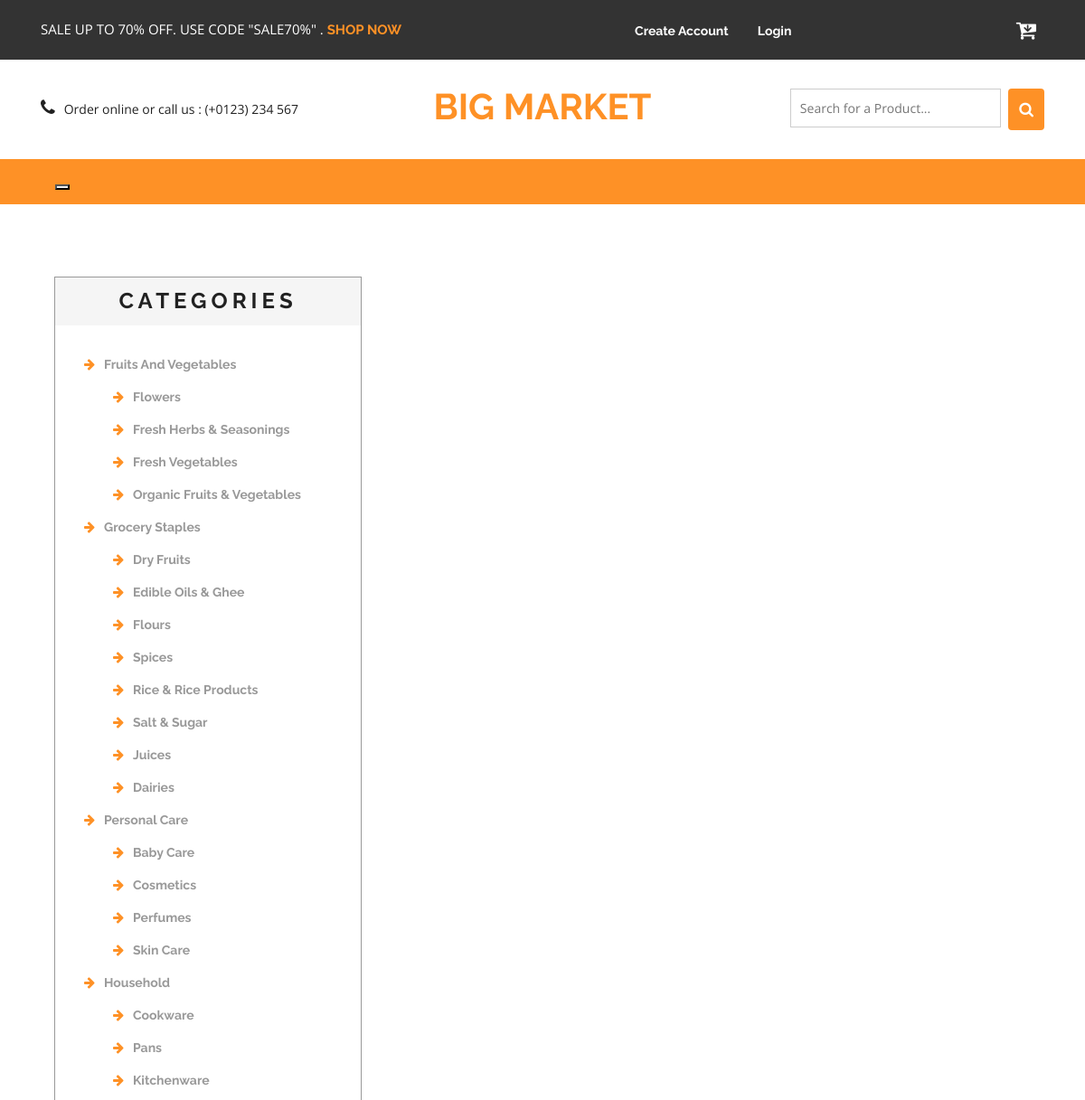
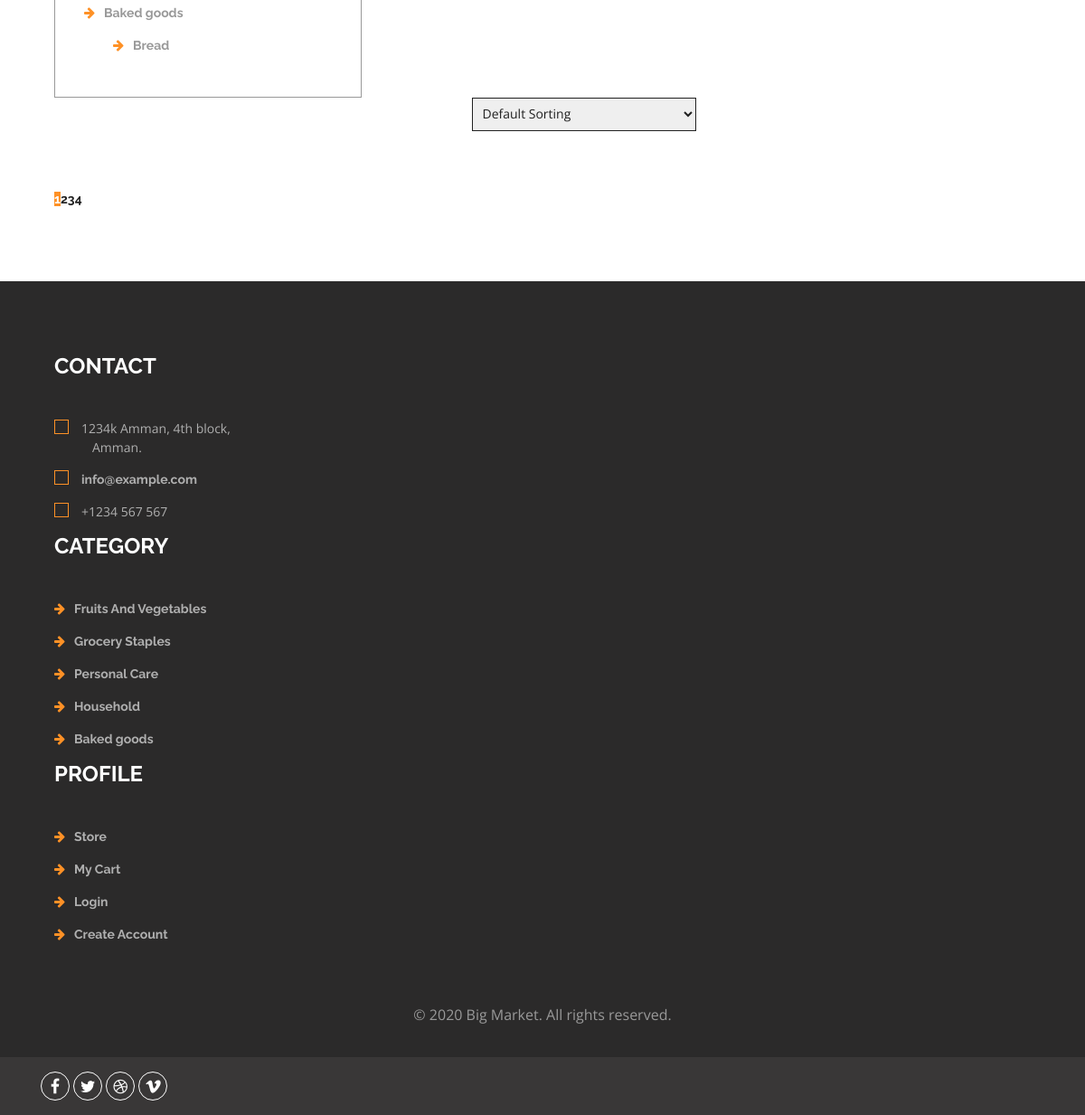
/products.php, run on the app's committed database (2 pictures, top to bottom).
### tables this page shows
CREATE TABLE `category` (
  `id` int(11) NOT NULL,
  `cat_name` varchar(50) NOT NULL
);

CREATE TABLE `subcategory` (
  `id` int(11) NOT NULL,
  `subCatName` varchar(50) NOT NULL,
  `cat_id` int(11) NOT NULL
);

### products.php (the view, shortened to what this page needs)
<?php include ("includes/header.php");
if(isset($_GET['id'])){
	$table =$_GET['table'];
	$row_id=$_GET['id'];
	if($_GET['table']=="category"){
		$column_name="cat_id";
	}
	elseif ($_GET['table']=="subcategory") {
		$column_name="sub_cat_id";
	}
	elseif ($_GET['table']=="market") {
		$column_name="market_id";
	}
	$id=$_GET['id'];
	$query_pro="select product.id, product_name, product_price, new_price, product_img,market_name, coming_soon,cat_id from product
	INNER JOIN market ON market.id = product.market_id
	where $column_name=$id";
}
else {
	$query_pro="select product.id, product_name, product_price, new_price, cat_id,product_img,market_name,coming_soon from product INNER JOIN market ON market.id = product.market_id ";
}
$result_pro= mysqli_query($conn,$query_pro);
?>
<div class="products">
	<div class="container">
		<div class="col-md-4 products-left">
			<div class="categories">
				<h2>Categories</h2>
				<ul class="cate">
					<?php
					$query = "select * from category";
					$result= mysqli_query($conn,$query);
					while($get_cat=mysqli_fetch_assoc($result)) {
						?>
						<li><?php echo "<a href='products.php?table=category&id={$get_cat['id']}'>";?><i class="fa fa-arrow-right" aria-hidden="true"></i><?php echo $get_cat['cat_name'];?></a></li>
						<ul>
							<?php
							$query = "select * from subcategory where cat_id={$get_cat['id']}";
							$r_subcat= mysqli_query($conn,$query);
							while ($get_subcat=mysqli_fetch_assoc($r_subcat)) {
								echo "<li><a href='products.php?table=subcategory&id={$get_subcat['id']}'><i class='fa fa-arrow-right' aria-hidden='true'></i>{$get_subcat['subCatName']}</a></li>";}?>
							</ul>
						<?php }?>
					</ul>
				</div>
			</div>
			<div class="col-md-8 products-right">
				<div class="products-right-grid">
					<div class="products-right-grids">
						<div class="sorting">
							<select id="country"  class="frm-field required sect">
								<option value="default"><i class="fa fa-arrow-right" aria-hidden="true" selected=true></i>Default Sorting</option>
							</select>
						</div>
						<div class="clearfix"> </div>
					</div>
				</div>
				<nav class="numbering">
					<ul class="pagination paging">
						<?php
						$number_pro=mysqli_num_rows($result_pro);
						$number_page=ceil($number_pro/9);
						for ($i=1; $i <=$number_page; $i++) { ?>
							<li class="paging_num"><a data-id="<?php echo $i;?>" id="pag_num<?php echo $i;?>">
								<?php echo $i;?></a></li>
							<?php }?>
						</ul>
					</nav>
				</div>
			</div>
		</div>
		<?php include ("includes/footer.php");?>

### includes/footer.php (shortened to what this page needs)
<?php require ("includes/connection.php");?>
<div class="footer">
		<div class="container">
			<div class="w3_footer_grids">
				<div class="col-md-4 w3_footer_grid">
					<h3>Contact</h3>
					<ul class="address">
						<li><i class="glyphicon glyphicon-map-marker" aria-hidden="true"></i>1234k Amman, 4th block, <span>Amman.</span></li>
						<li><i class="glyphicon glyphicon-envelope" aria-hidden="true"></i><a href="mailto:info@example.com">info@example.com</a></li>
						<li><i class="glyphicon glyphicon-earphone" aria-hidden="true"></i>+1234 567 567</li>
					</ul>
				</div>
				<div class="col-md-4 w3_footer_grid">
					<h3>Category</h3>
					<ul class="info">
						<?php
					$query = "select * from category";
					$result= mysqli_query($conn,$query);
					while($get_cat=mysqli_fetch_assoc($result)) {
						?>
						<li><i class="fa fa-arrow-right" aria-hidden="true"></i><?php echo "<a href='products.php?table=category&id={$get_cat['id']}''>"?><?php echo $get_cat['cat_name'];?></a></li>
					<?php }?>
					</ul>
				</div>
				<div class="col-md-4 w3_footer_grid">
					<h3>Profile</h3>
					<ul class="info">
						<li><i class="fa fa-arrow-right" aria-hidden="true"></i><a href="products.php">Store</a></li>
						<li><i class="fa fa-arrow-right" aria-hidden="true"></i><a href="checkout.php">My Cart</a></li>
						<li><i class="fa fa-arrow-right" aria-hidden="true"></i><a href="login.php">Login</a></li>
						<li><i class="fa fa-arrow-right" aria-hidden="true"></i><a href="registered.php">Create Account</a></li>
					</ul>
				</div>
			</div>
		</div>
		<div class="footer-copy">
			<div class="container">
				<p>© 2020 Big Market. All rights reserved.
			</div>
		</div>
	</div>
	<div class="footer-botm">
			<div class="container">
				<div class="w3layouts-foot">
					<ul>
						<li><a href="#" class="w3_agile_facebook"><i class="fa fa-facebook" aria-hidden="true"></i></a></li>
						<li><a href="#" class="agile_twitter"><i class="fa fa-twitter" aria-hidden="true"></i></a></li>
						<li><a href="#" class="w3_agile_dribble"><i class="fa fa-dribbble" aria-hidden="true"></i></a></li>
						<li><a href="#" class="w3_agile_vimeo"><i class="fa fa-vimeo" aria-hidden="true"></i></a></li>
					</ul>
				</div>
				<div class="clearfix"> </div>
			</div>
		</div>
</body>
</html>

### css/style.css (style rules this page uses)
html, body { font-size: 100%; font-family: 'Open Sans', sans-serif; background:#ffffff; }
ul li,ol li { font-size:14px; }
p { margin:0; }
ul,label { margin:0; padding:0; }
input[type="submit"],#PPMiniCart .minicart-submit,.w3ls_vegetables ul li a,input[type="reset"],.agileinfo_mail_grid_left ul li a,.events_bottom_left2 ul li a,.w3ls_service_grids1_right a,ul.agileits_social_icons li a,.w3l_banner_nav_right_banner_pet a,.w3ls_w3l_banner_nav_right_grid_head_grid ul li a,.products-breadcrumb ul li a,.w3_footer_grid ul li a,.w3l_fresh_vegetables_grid ul li a,.wthree_footer_copy p a,.agile_top_brand_left_grid1 .button,.w3ls_logo_products_left1 ul.special_items li a,.w3ls_logo_products_left1 ul.phone_email li a { transition: .5s ease-in; -webkit-transition: .5s ease-in; -moz-transition: .5s ease-in; -o-transition: .5s ease-in; -ms-transition: .5s ease-in; }
.footer { padding: 5em 0 2em; background: #2b2a2a; }
.w3_footer_grid h3 { color: #ffffff; font-size: 1.5em; margin-bottom: 1.8em; text-transform: uppercase; }
.w3_footer_grid ul li { list-style-type: none; margin-bottom: 1em; color: #afafaf; font-size: 14px; }
.w3_footer_grid ul.address li i { color:#fe9126; border: 1px solid #fe9126; padding: .5em; margin-right: 1em; }
.w3_footer_grid ul.address li span { display: block; margin-left: 3em; }
.w3_footer_grid ul li a { color: #afafaf; text-decoration: none; }
i.fa.fa-arrow-right { color: #fe9126; margin-right: 10px; }
.footer-copy p { margin:4em 0 0; text-align:center; color:#999; line-height:1.8em; }
.w3layouts-foot ul li { display:inline-block; }
.w3layouts-foot ul li a { width: 32px; height: 32px; color: #fff; border: 1px solid #fff; text-align: center; display: inline-block; font-size: 18px; line-height: 32px; border-radius: 50%; }
.w3layouts-foot { float: left; }
.footer-botm { background: #393737; padding: 16px 0; }
.products { padding: 5em 0; }
.sorting { float:right; width: 35%; }
select#country,select#country1 { border: 1px solid #212121; outline: none; font-size: 14px; color: #212121; padding: 0.5em; width: 100%; cursor: pointer; }
.products-right-grids { margin-bottom: 2em; }
.numbering { text-align:right; }
ul.paging { margin: 4em auto 0; }
.pagination > li > a { color:#212121; }
.categories,.new-products { border:1px solid #999; }
.categories h2 { font-size: 1.5em; color: #212121; margin: 0; padding: .5em; background: #f5f5f5; text-transform: uppercase; text-align: center; letter-spacing: 5px; }
.categories ul.cate,.new-products-grids { padding:2em; }
.categories ul li { display:block; color:#999; font-size:14px; margin-bottom:1em; }
.categories ul li a { color:#999; text-decoration:none; }
ul.cate ul { margin-left:2em; }
.glyphicon { position: relative; top: 1px; display: inline-block; font-family: 'Glyphicons Halflings'; font-style: normal; font-weight: 400; line-height: 1; -webkit-font-smoothing: antialiased; -moz-osx-font-smoothing: grayscale; color: #777; }

### includes/header.php (style rules this page uses)
#pag_num1 { background-color:#fe9126; color: #fff; }
.paging_num { cursor: pointer; }

### data on the page
category: cat_name "Fruits And Vegetables"
subcategory: subCatName "Flowers"
subcategory: subCatName "Fresh Herbs & Seasonings"
subcategory: subCatName "Fresh Vegetables"
subcategory: subCatName "Organic Fruits & Vegetables"
category: cat_name "Grocery Staples"
subcategory: subCatName "Dry Fruits"
subcategory: subCatName "Edible Oils & Ghee"
subcategory: subCatName "Flours"
subcategory: subCatName "Spices"
subcategory: subCatName "Rice & Rice Products"
subcategory: subCatName "Salt & Sugar"
subcategory: subCatName "Juices"
subcategory: subCatName "Dairies"
category: cat_name "Personal Care"
subcategory: subCatName "Baby Care"
subcategory: subCatName "Cosmetics"
subcategory: subCatName "Perfumes"
subcategory: subCatName "Skin Care"
category: cat_name "Household"
subcategory: subCatName "Cookware"
subcategory: subCatName "Pans"
subcategory: subCatName "Kitchenware"
category: cat_name "Baked goods"
subcategory: subCatName "Bread"
